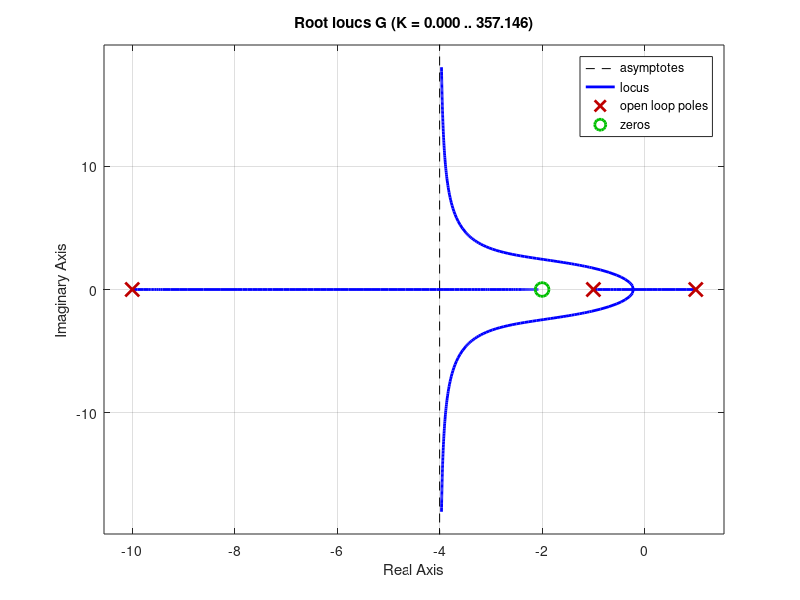

MATLAB code to generate this figure:
function RootLocusPlot_P2()

%% a
s = tf('s');
G = (s+2) / (s*(s+1)*(s+5)*(s+10));

rlocus(G)

%% b 
s = tf('s');
G = (s^2+2*s+8) / (s*(s^2+2*s+10));

rlocus(G)

%% c
s = tf('s');
G = (s+3) / (s^3*(s+4));

rlocus(G)

%% d
s = tf('s');
G = (s+2) / ((s+10)*(s^2-1));

rlocus(G)
end